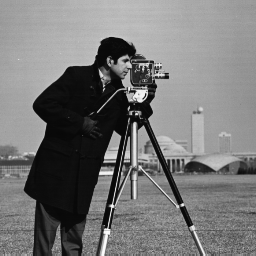
%> input picture 6/input images/1a.gif, 256 x 256 px; its folder holds only this picture in this run
$ octave q1.m   (GNU Octave 9; MATLAB toolbox functions it lacks are replaced by stand-ins)
%> lines starting %> are read from the running program, lines starting %| are printed output that depends on the picture
filefolder = 'C:\Users\praveen\Desktop\imgp\6\Input Images\';
imagefiles = dir(fullfile(filefolder,'*.*'));
nfiles = length(imagefiles);

for i=[3 ]

    filename = imagefiles(i).name;
    fullfilename = fullfile(filefolder,filename);
    im = double(imread(fullfilename));
%> im: size 256x256 double; min 7, max 253, mean 118.7; mean of the top-left, top-right, bottom-left and bottom-right quarters 119.9, 153.8, 75.8, 125.4
    [row column depth] = size(im);
%> row = 256; column = 256; depth = 1
    wM        = zeros(row,row);
    wN        = zeros(column,column);
    Fr = zeros(size(im));
    for u = 0 : (row - 1)
        for x = 0 : (row - 1)
            wM(u+1, x+1) = exp(-2 * pi*1i/ row * x * u);
        end
    end

    for v = 0 : (column - 1)
        for y = 0 : (column - 1)
            wN(v+1, y+1) = exp(-2 * pi*1i / column * y * v);
        end
    end

    F = wM * double(im) * wN;
    for i=1:row
        for j=1:column
            Fr(i,j) = sqrt(real(F(i,j))^2 + imag(F(i,j))^2)/10000;
        end
    end
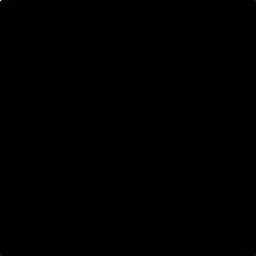
%> Fr: size 256x256 double; min 0.0012, max 778.1, mean 0.5; drawn with min black and max white
    imshow(Fr);
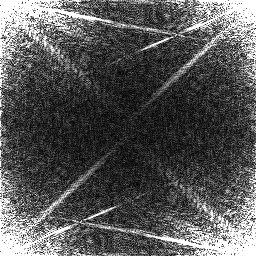
%> displayed picture: size 256x256, on the screen's scale of 0 to 255; min 0, max 255, mean 86.9

end

$ run again, on 6/input images/1b.gif
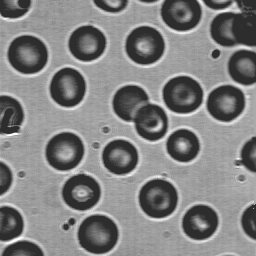
%> input picture 6/input images/1b.gif, 256 x 256 px
%> `imshow(Fr);`:
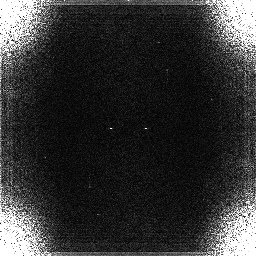
%> displayed picture: size 256x256, on the screen's scale of 0 to 255; min 0, max 255, mean 51.7

$ run again, on 6/input images/2b.gif
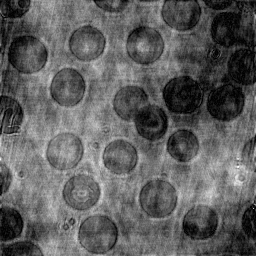
%> input picture 6/input images/2b.gif, 256 x 256 px
%> `imshow(Fr);`:
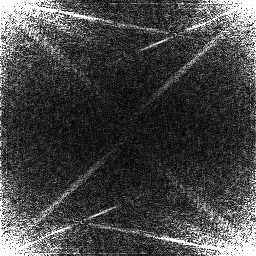
%> displayed picture: size 256x256, on the screen's scale of 0 to 255; min 0, max 255, mean 69.4
